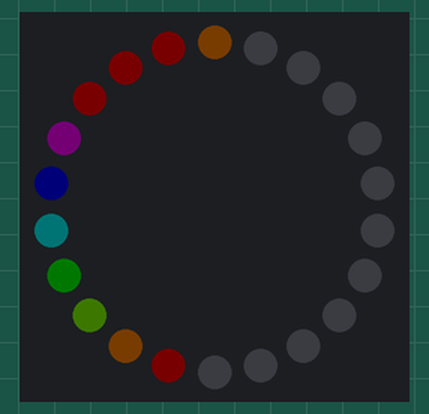
A sketch run on a simulated Arduino Uno, built with avr-gcc and run on an emulated ATmega328P. Parts: 22 RGB LEDs in a ring, first at the top, clockwise. Dim RGB values are drawn brighter than linear.

Above: at 0.08 s.
At 0.53 s:
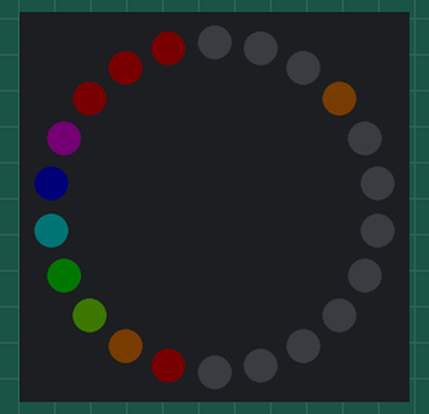
At 1.13 s:
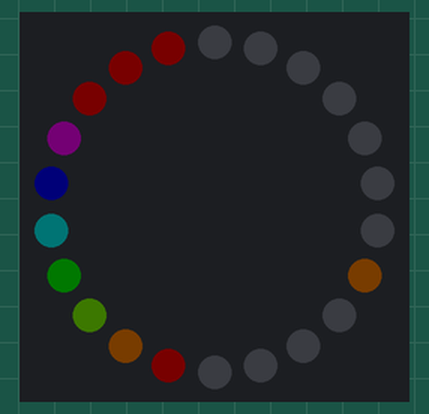
At 1.59 s:
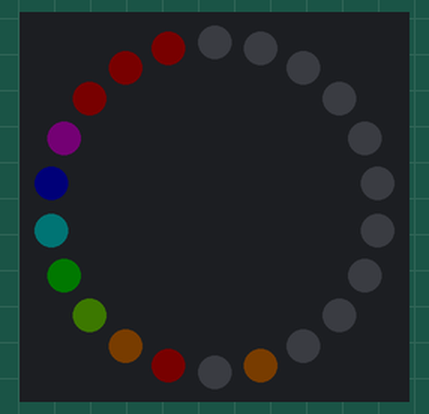
At 2.19 s:
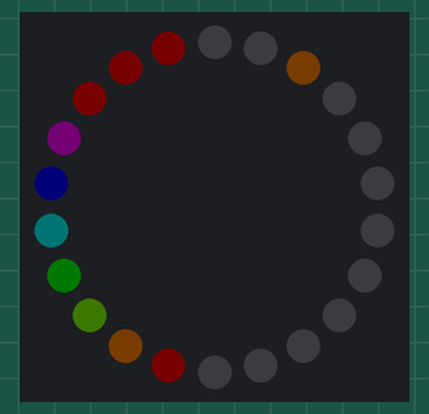

The sketch:

fastled-test.ino
```cpp
#include <FastLED.h>
#define NUM_LEDS 22
#define NUM_RING_LEDS 12
#define DATA_PIN 7

CRGB leds[NUM_LEDS];

void setup() {
    FastLED.addLeds<NEOPIXEL, DATA_PIN>(leds, NUM_LEDS);
    leds[12] = CHSV(0, 255, 16);
    leds[13] = CHSV(33, 255, 16);
    leds[14] = CHSV(65, 255, 16);
    leds[15] = CHSV(97, 255, 16);
    leds[16] = CHSV(129, 255, 16);
    leds[17] = CHSV(161, 255, 16);
    leds[18] = CHSV(193, 255, 16);
    leds[19] = CHSV(225, 255, 16);
    leds[20] = CHSV(255, 255, 16);
    leds[21] = CHSV(255, 255, 16);
    FastLED.show();
}

void loop() {
    for(int dot = 0; dot < NUM_RING_LEDS; dot++) {
        leds[dot] = CHSV(64, 255, 16);
        FastLED.show();
        // clear this led for the next time around the loop
        leds[dot] = CRGB::Black;
        delay(150);
    }
}
```

Measured:
- by itself, everything shown: repeats every 1.8 s, in 12 steps
